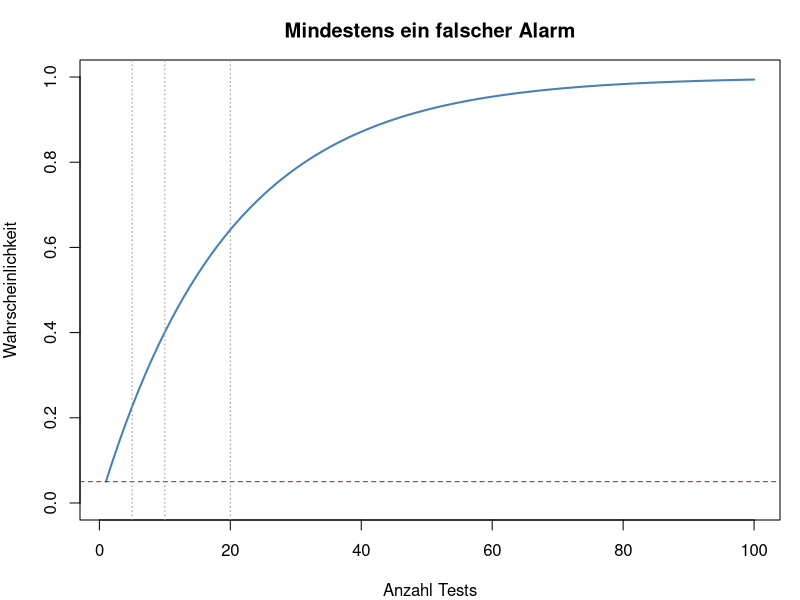

This figure's R source:
## ---- chunk 1
#| label: setup-r
#| include: false
# Zwoelf p-Werte aus einer Auswertung: zwei echte Effekte, zehn Zufallsbefunde.
p_werte <- c(0.0001, 0.008, 0.019, 0.023, 0.041, 0.048,
             0.11, 0.26, 0.34, 0.51, 0.68, 0.92)
## ---- chunk 2
#| label: fig-b1-mt-r
#| fig-cap: "Beispiel 1: Wahrscheinlichkeit mindestens eines falschen Alarms."
#| fig-height: 3.4
anzahl <- 1:100
rate <- 1 - (1 - 0.05)^anzahl

par(mar = c(4, 4, 3, 1))
plot(anzahl, rate, type = "l", lwd = 2, col = "steelblue", ylim = c(0, 1),
     xlab = "Anzahl Tests", ylab = "Wahrscheinlichkeit",
     main = "Mindestens ein falscher Alarm")
abline(h = 0.05, lty = 2, col = "firebrick")
abline(v = c(5, 10, 20), lty = 3, col = "grey60")

round(data.frame(tests = c(1, 3, 5, 10, 20, 50, 100),
                 rate = 1 - 0.95^c(1, 3, 5, 10, 20, 50, 100)), 4)
## ---- chunk 3
#| label: b2-mt-rechnung-r
vergleich <- data.frame(
  p = p_werte,
  bonferroni = p.adjust(p_werte, method = "bonferroni"),
  holm = p.adjust(p_werte, method = "holm"),
  BH = p.adjust(p_werte, method = "BH")
)
round(vergleich, 4)

colSums(vergleich < 0.05)
## ---- chunk 4
#| label: b3-mt-rechnung-r
m <- length(p_werte)
sortiert <- sort(p_werte)

schritte <- data.frame(
  rang = 1:m,
  p = sortiert,
  divisor = m:1,
  schwelle = 0.05 / (m:1)
)
schritte$unter_schwelle <- schritte$p < schritte$schwelle
round(schritte, 5)

# Das Verfahren stoppt beim ersten FALSE; alles danach bleibt stehen
erster_stopp <- which(!schritte$unter_schwelle)[1]
cat("Verworfen werden die Raenge 1 bis", erster_stopp - 1, "\n")
## ---- chunk 5
#| label: b4-mt-rechnung-r
library(pwr)

for (m in c(1, 5, 10, 20)) {
  alpha <- 0.05 / m
  p <- pwr.t.test(n = 64, d = 0.5, sig.level = alpha)$power
  n_noetig <- pwr.t.test(d = 0.5, power = 0.80, sig.level = alpha)$n
  cat(sprintf("%2d Tests: alpha = %.4f  Power bei n = 64: %.4f  n fuer Power 0.80: %6.2f\n",
              m, alpha, p, n_noetig))
}
